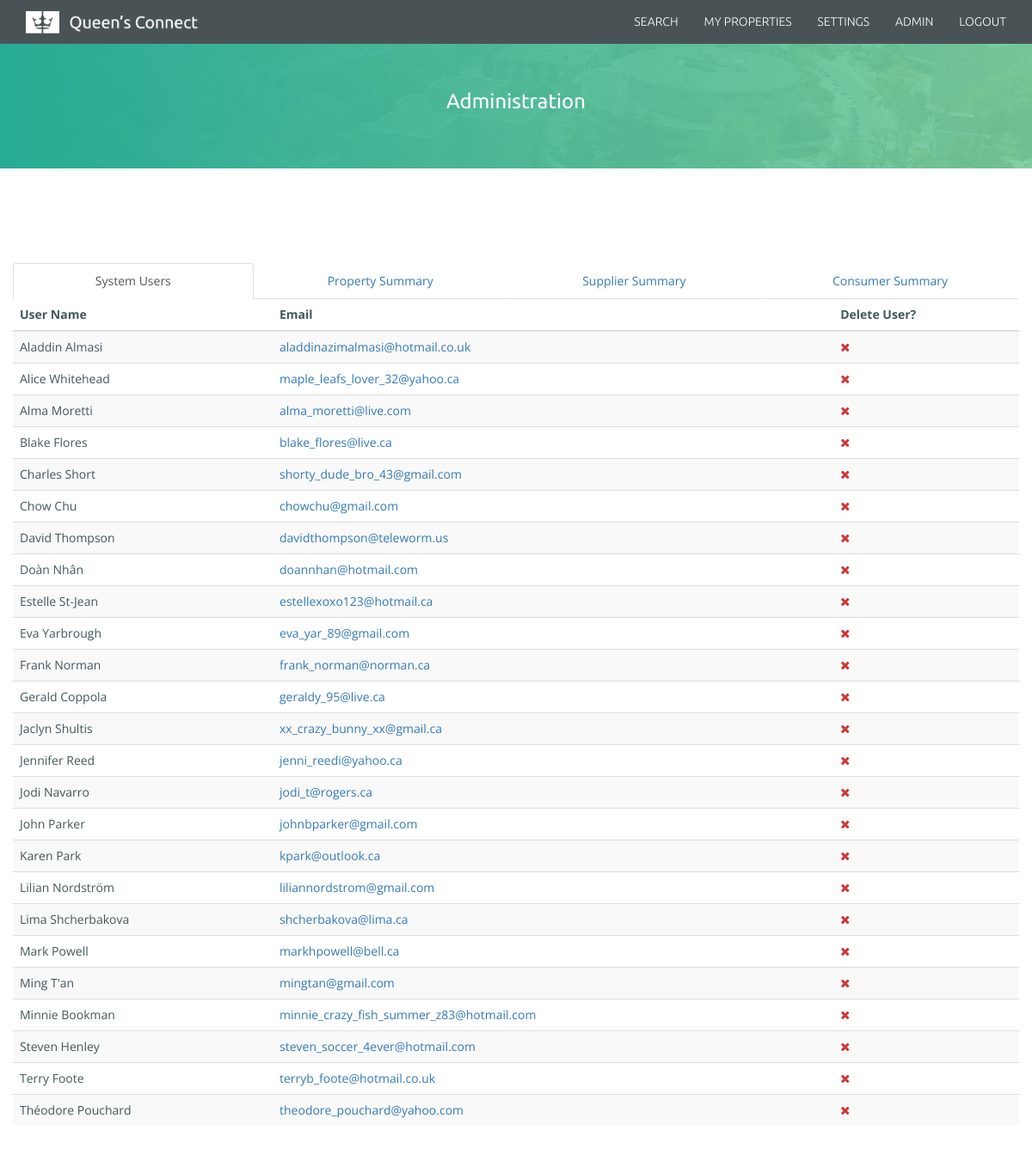
The page /pages/admin.php (signed in) on the database its author committed.
### tables this page shows
CREATE TABLE `users` (
  `id` int(11) unsigned NOT NULL AUTO_INCREMENT,
  `is_admin` tinyint(1) NOT NULL DEFAULT '0',
  `first_name` varchar(50) NOT NULL,
  `last_name` varchar(50) NOT NULL,
  `email` varchar(100) NOT NULL,
  `password` varchar(255) NOT NULL,
  `phone_number` varchar(30) NOT NULL,
  `grad_year` int(4) NOT NULL,
  `faculty_id` int(2) unsigned NOT NULL,
  `degree_type_id` int(2) unsigned NOT NULL,
  `gender` varchar(255) NOT NULL,
  PRIMARY KEY (`id`),
  KEY `faculty_id` (`faculty_id`),
  KEY `degree_type_id` (`degree_type_id`),
  CONSTRAINT `users_ibfk_1` FOREIGN KEY (`faculty_id`) REFERENCES `faculties` (`id`),
  CONSTRAINT `users_ibfk_2` FOREIGN KEY (`degree_type_id`) REFERENCES `degree_types` (`id`)
);

### classes/User.php (called while the page is built, shortened)
<?php
class User {
	private static $currentUser = NULL;
	private $id;
	private $firstName;
	private $lastName;
	private $email;
	private function __construct($isAdmin, $firstName, $lastName, $email, $phoneNumber, $gradYear, $facultyID, $degreeTypeID, $gender) {
		$this->firstName = $firstName;
		$this->lastName = $lastName;
		$this->email = $email;
	}
	public static function current() {
		if (is_null(self::$currentUser)) {
			if ($_SESSION["user_id"]) {
				self::$currentUser = self::withID($_SESSION["user_id"]);
			}
		}
		return self::$currentUser;
	}
	private static function withDatabaseRecord(array $row) {
		$temp = new self($row["is_admin"], $row["first_name"], $row["last_name"], $row["email"], $row["phone_number"], $row["grad_year"], $row["faculty_id"], $row["degree_type_id"], $row["gender"]);
		$temp->setID($row["id"]);
		return $temp;
	}
	public static function withID($id) {
		try {
			$pdo  = DB::getHandle();
			$stmt = $pdo->prepare("SELECT id, is_admin, first_name, last_name, email, phone_number, grad_year, faculty_id, degree_type_id, gender FROM users WHERE id = :id");
			$stmt->bindParam(":id", $id);
			$stmt->execute();
			$result = $stmt->fetch();
			return self::withDatabaseRecord($result);
		} catch (PDOException $e) {
			throw new OutOfBoundsException("Invalid user ID supplied to User::withID.");
		}
	}
	public static function getAll() {
		try {
			$pdo  = DB::getHandle();
			$stmt = $pdo->query("SELECT id, is_admin, first_name, last_name, email, phone_number, grad_year, faculty_id, degree_type_id, gender FROM users ORDER BY first_name ASC, last_name ASC");
			$results = $stmt->fetchAll();
			$users = [];
			foreach ($results as $row) {
				$users[] = self::withDatabaseRecord($row);
			}
			return $users;
		} catch (PDOException $e) {
			throw new ErrorException("Unable to retrieve the user list from the database.");
		}
	}
	public function getID() {
		return $this->id;
	}
	public function getFullName() {
		return $this->firstName . " " . $this->lastName;
	}
	public function getEmail() {
		return $this->email;
	}
	private function setID($id) {
		$id = (int) $id;
		$this->id = $id;
	}
}

### classes/Validate.php (called while the page is built, shortened)
<?php
class Validate {
	public static function int($value) {
		if (is_int($value)) {
			return true;
		}
		if (is_string($value) && ctype_digit($value)) {
			return true;
		}
		return false;
	}
}

### pages/admin.php (the view, shortened to what this page needs)
<?php
if (!User::current()->isAdmin()) {
	Session::redirect("./");
}
include "pages/header.php";
include "pages/banner.php"; ?>
<div class="huge-padding"></div>
<div class="container">
<div class="row">
    <ul id="myTabs" class="nav nav-tabs nav-justified" role="tablist">
        <li role="presentation" class="active"><a href="#users" id="users-tab" role="tab" data-toggle="tab" aria-controls="users" aria-expanded="true">System Users</a>
        </li>
        <li role="presentation"><a href="#propertysum" role="tab" id="propertysum-tab" data-toggle="tab" aria-controls="propertysum">Property Summary</a>
        </li>
        <li role="presentation"><a href="#suppliersummary" role="tab" id="suppliersummary-tab" data-toggle="tab" aria-controls="suppliersummary">Supplier Summary</a>
        </li>
        <li role="presentation"><a href="#consumersummary" role="tab" id="consumersummary-tab" data-toggle="tab" aria-controls="consumersummary">Consumer Summary</a>
        </li>
    </ul>
    <div id="myTabContent" class="tab-content">
        <div role="tabpanel" class="tab-pane fade in active" id="users" aria-labelledby="users-tab">
            <table class="table table-striped">
          <thead>
            <tr>
              <th><strong>User Name</strong></th>
              <th><strong>Email</strong></th>
              <th><strong>Delete User?</strong></th>
            </tr>
          </thead>
          <tbody>
          <?php foreach (User::getAll() as $user) { ?>
	          <tr>
		          <td><?php echo $user->getFullName(); ?></td>
		          <td><a href="mailto:<?php echo $user->getEmail(); ?>"><?php echo $user->getEmail(); ?></a></td>
		          <td><div><a class="font-red" href="./?deleteuser=<?php echo $user->getID(); ?>"><i class="fa fa-times"></i></a></div></td>
	          </tr>
          <?php } ?>
          </tbody>
        </table>
        </div>
    </div>
</div>
</div>
<div class="huge-padding"></div>
<?php
include "pages/footer.php";

### qbnb_website/css/style.css (style rules this page uses)
html, body { height: 100%; }
body { margin: 0; font-family: "Open Sans"; font-size: 14px; color: #43575d; -webkit-font-smoothing: antialiased; }
.font-red { color: #d13737; }
.huge-padding { padding: 55px; }

### rows shown on the page
users: $user->getFullName() "Aladdin Almasi", email "aladdinazimalmasi@hotmail.co.uk"
users: $user->getFullName() "Alice Whitehead", email "maple_leafs_lover_32@yahoo.ca"
users: $user->getFullName() "Alma Moretti", email "alma_moretti@live.com"
users: $user->getFullName() "Blake Flores", email "blake_flores@live.ca"
users: $user->getFullName() "Charles Short", email "shorty_dude_bro_43@gmail.com"
users: $user->getFullName() "Chow Chu", email "chowchu@gmail.com"
users: $user->getFullName() "David Thompson", email "davidthompson@teleworm.us"
users: $user->getFullName() "Doàn Nhân", email "doannhan@hotmail.com"
users: $user->getFullName() "Estelle St-Jean", email "estellexoxo123@hotmail.ca"
users: $user->getFullName() "Eva Yarbrough", email "eva_yar_89@gmail.com"
users: $user->getFullName() "Frank Norman", email "frank_norman@norman.ca"
users: $user->getFullName() "Gerald Coppola", email "geraldy_95@live.ca"
users: $user->getFullName() "Jaclyn Shultis", email "xx_crazy_bunny_xx@gmail.ca"
users: $user->getFullName() "Jennifer Reed", email "jenni_reedi@yahoo.ca"
users: $user->getFullName() "Jodi Navarro", email "jodi_t@rogers.ca"
users: $user->getFullName() "John Parker", email "johnbparker@gmail.com"
users: $user->getFullName() "Karen Park", email "kpark@outlook.ca"
users: $user->getFullName() "Lilian Nordström", email "liliannordstrom@gmail.com"
users: $user->getFullName() "Lima Shcherbakova", email "shcherbakova@lima.ca"
users: $user->getFullName() "Mark Powell", email "markhpowell@bell.ca"
users: $user->getFullName() "Ming T'an", email "mingtan@gmail.com"
users: $user->getFullName() "Minnie Bookman", email "minnie_crazy_fish_summer_z83@hotmail.com"
users: $user->getFullName() "Steven Henley", email "steven_soccer_4ever@hotmail.com"
users: $user->getFullName() "Terry Foote", email "terryb_foote@hotmail.co.uk"
users: $user->getFullName() "Théodore Pouchard", email "theodore_pouchard@yahoo.com"

### other values the page prints
$bannerText "Administration"
